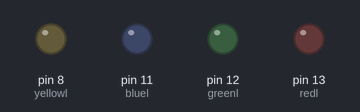
This sketch was run on a simulated Arduino Uno, built with avr-gcc and run on an emulated ATmega328P. Shown: output pins drawn as LEDs (lit = HIGH).

Above: at 0.5 s.
At 2.5 s:
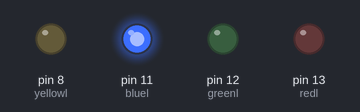
At 4.5 s:
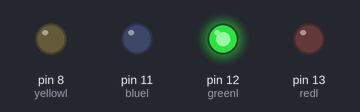
At 9.5 s:
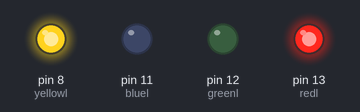
At 14.5 s:
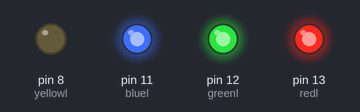
At 19.5 s:
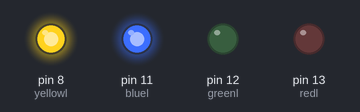
Timing chart, 0 to 20.8 s (numbered marks = the images above):
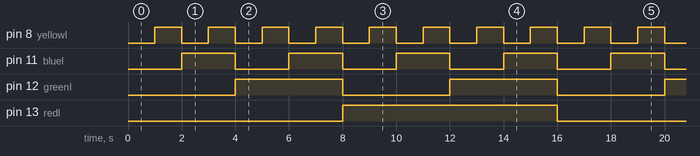

The sketch:

binarynumbers.ino
```cpp
int redl=13;
int greenl=12;
int bluel=11;
int yellowl=8;
void setup(){
  pinMode(redl,OUTPUT);
  pinMode(greenl,OUTPUT);
  pinMode(bluel,OUTPUT);
  pinMode(yellowl,OUTPUT);}
void loop(){
  digitalWrite(redl,LOW);
  digitalWrite(greenl,LOW);
  digitalWrite(bluel,LOW);
  digitalWrite(yellowl,LOW);
  delay(1000);//0

  digitalWrite(redl,LOW);
  digitalWrite(greenl,LOW);
  digitalWrite(bluel,LOW);
  digitalWrite(yellowl,HIGH);
  delay(1000);//1

  digitalWrite(redl,LOW);
  digitalWrite(greenl,LOW);
  digitalWrite(bluel,HIGH);
  digitalWrite(yellowl,LOW);
  delay(1000);//2

  digitalWrite(redl,LOW);
  digitalWrite(greenl,LOW);
  digitalWrite(bluel,HIGH);
  digitalWrite(yellowl,HIGH);
  delay(1000);//3

  digitalWrite(redl,LOW);
  digitalWrite(greenl,HIGH);
  digitalWrite(bluel,LOW);
  digitalWrite(yellowl,LOW);
  delay(1000);//4

  digitalWrite(redl,LOW);
  digitalWrite(greenl,HIGH);
  digitalWrite(bluel,LOW);
  digitalWrite(yellowl,HIGH);
  delay(1000);//5

  digitalWrite(redl,LOW);
  digitalWrite(greenl,HIGH);
  digitalWrite(bluel,HIGH);
  digitalWrite(yellowl,LOW);
  delay(1000);//6

  digitalWrite(redl,LOW);
  digitalWrite(greenl,HIGH);
  digitalWrite(bluel,HIGH);
  digitalWrite(yellowl,HIGH);
  delay(1000);//7

  digitalWrite(redl,HIGH);
  digitalWrite(greenl,LOW);
  digitalWrite(bluel,LOW);
  digitalWrite(yellowl,LOW);
  delay(1000);//8

  digitalWrite(redl,HIGH);
  digitalWrite(greenl,LOW);
  digitalWrite(bluel,LOW);
  digitalWrite(yellowl,HIGH);
  delay(1000);//9

  digitalWrite(redl,HIGH);
  digitalWrite(greenl,LOW);
  digitalWrite(bluel,HIGH);
  digitalWrite(yellowl,LOW);
  delay(1000);//1O

  digitalWrite(redl,HIGH);
  digitalWrite(greenl,LOW);
  digitalWrite(bluel,HIGH);
  digitalWrite(yellowl,HIGH);
  delay(1000);//11

  digitalWrite(redl,HIGH);
  digitalWrite(greenl,HIGH);
  digitalWrite(bluel,LOW);
  digitalWrite(yellowl,LOW);
  delay(1000);//12

  digitalWrite(redl,HIGH);
  digitalWrite(greenl,HIGH);
  digitalWrite(bluel,LOW);
  digitalWrite(yellowl,HIGH);
  delay(1000);//13

  digitalWrite(redl,HIGH);
  digitalWrite(greenl,HIGH);
  digitalWrite(bluel,HIGH);
  digitalWrite(yellowl,LOW);
  delay(1000);//14

  digitalWrite(redl,HIGH);
  digitalWrite(greenl,HIGH);
  digitalWrite(bluel,HIGH);
  digitalWrite(yellowl,HIGH);
  delay(1000);}
```

Measured:
- by itself, pin 8 (yellowl): alternates HIGH for 1.0 s and LOW for 1.0 s
- by itself, pin 11 (bluel): alternates HIGH for 2.0 s and LOW for 2.0 s
- by itself, pin 12 (greenl): alternates HIGH for 4.0 s and LOW for 4.0 s
- by itself, pin 13 (redl): alternates HIGH for 8.0 s and LOW for 8.0 s
